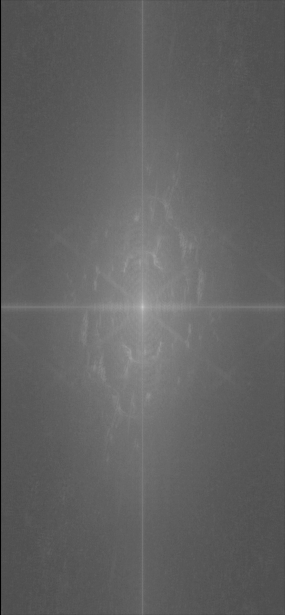
#> input picture Exams/Midsem Examination/Q2Fourier_crop.png, 285 x 615 px
$ jupyter execute Q2.ipynb
#> lines starting #> are read from the running program, lines starting #| are printed output that depends on the picture; after the words box and inside, x2 and y2 are one past the last pixel; in counts of white or black regions, pixels touching at a corner belong together
[cell 1]
from matplotlib.image import imread
import numpy as np
import matplotlib.pyplot as plt
import os
from mpl_toolkits.mplot3d import Axes3D
plt.rcParams['figure.figsize'] = [12, 8]
plt.rcParams.update({'font.size': 18})
# from google.colab import drive
# drive.mount('/content/drive')
# os.chdir('/content/drive/My Drive/Midsem_2023')
from matplotlib.image import imread
A = imread(os.path.join('Q2Fourier_crop.png'))
#> A is the input picture: shape (615, 285, 4) float32; mean R, G, B, A 0.38, 0.38, 0.38, 1
F = np.mean(A, -1); # Convert RGB to grayscale
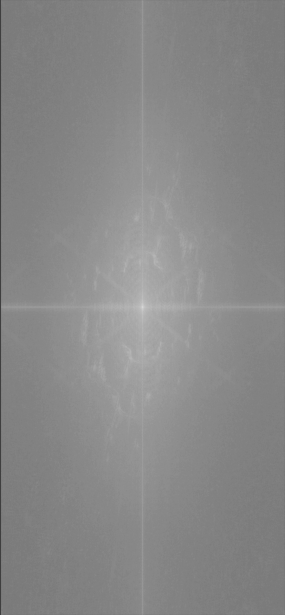
#> F: shape (615, 285) float32; min 0.25, max 0.841, mean 0.535
print(np.shape(A))
#| (615, 285, 4)
print(np.shape(F))
#| (615, 285)
plt.imshow(F,cmap='gray')
plt.axis('off')
plt.show()

[cell 2]
import math
# Since the given image is in the log scale, we need to convert into normal scale.
# Reverse the log scale
Btshift = (np.exp(F)-1)/math.sqrt(2)
print(np.shape(Btshift))
#| (615, 285)
# Reverse the FFT shift
Bt = np.fft.ifftshift(Btshift)
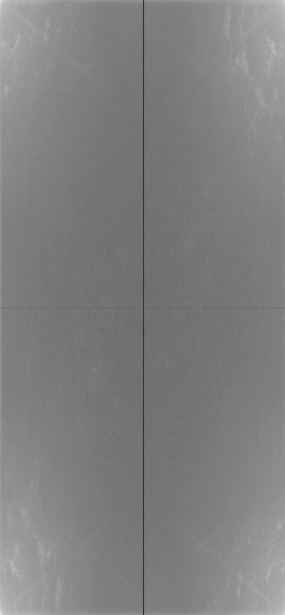
#> Bt: shape (615, 285) float32; min 0.201, max 0.933, mean 0.502
print(np.shape(Bt))
#| (615, 285)

# Now, At contains the complex values of the Fourier transform of the original image

[cell 3]
F = np.log(np.abs(np.fft.fftshift(Bt))+1) # Put FFT on log scale
plt.imshow(F,cmap='gray')
plt.axis('off')
plt.show()

[cell 4]
## Zero out all small coefficients and inverse transform
A = np.sort(np.abs(np.reshape(Btshift,-1)))
keep = 0.2
thresh = A[int(np.floor((1-keep)*len(A)))]
#> thresh = 0.54
ind = np.abs(Btshift) > thresh
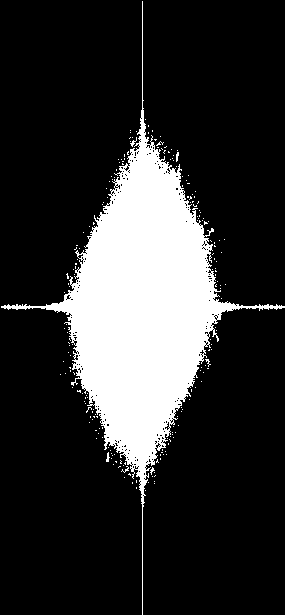
#> ind: shape (615, 285) bool; 19.1% white; 207 white regions (203 under 20 px), largest, box (x1, y1, x2, y2) and area: (1, 1, 285, 615) 32987, (106, 452, 110, 462) 23, (130, 137, 137, 147) 22, (176, 152, 179, 162) 21
# [4 lines of commented-out code are left out]

Btshift = Btshift*ind
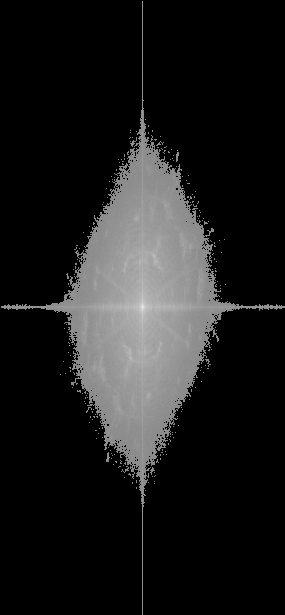
#> Btshift: shape (615, 285) float32; min 0, max 0.933, mean 0.113
Flow = np.log(np.abs(Btshift)+1) # Put FFT on log scale
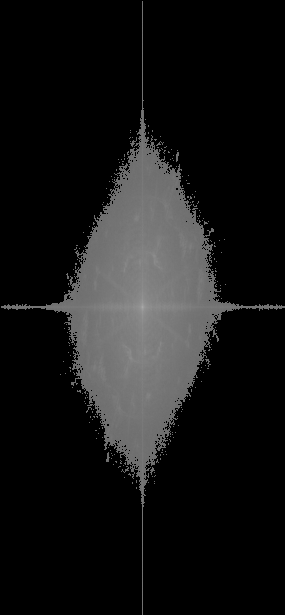
#> Flow: shape (615, 285) float32; min 0, max 0.659, mean 0.0889

plt.imshow(Flow,cmap='gray')
plt.axis('off')
plt.show()

[cell 5]
## Plot Reconstruction
Bt = np.fft.ifftshift(Btshift)
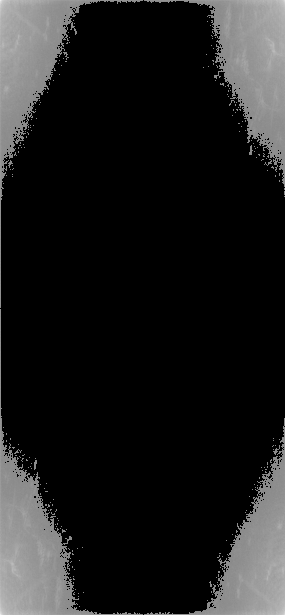
#> Bt: shape (615, 285) float32; min 0, max 0.933, mean 0.113
Alow = np.fft.ifft2(Bt).real
print(np.shape(Alow))
#| (615, 285)
plt.imshow(Alow, cmap = 'gray')
plt.axis('off')
plt.show()

[cell 6]
B = Alow; # Convert RGB to grayscale
Bt= np.fft.fft2(B)
Btshift= np.fft.fftshift(Bt)
F = np.log(np.abs(Btshift)+1)
plt.imshow(F, cmap= 'gray')
plt.axis('off')
plt.show()
